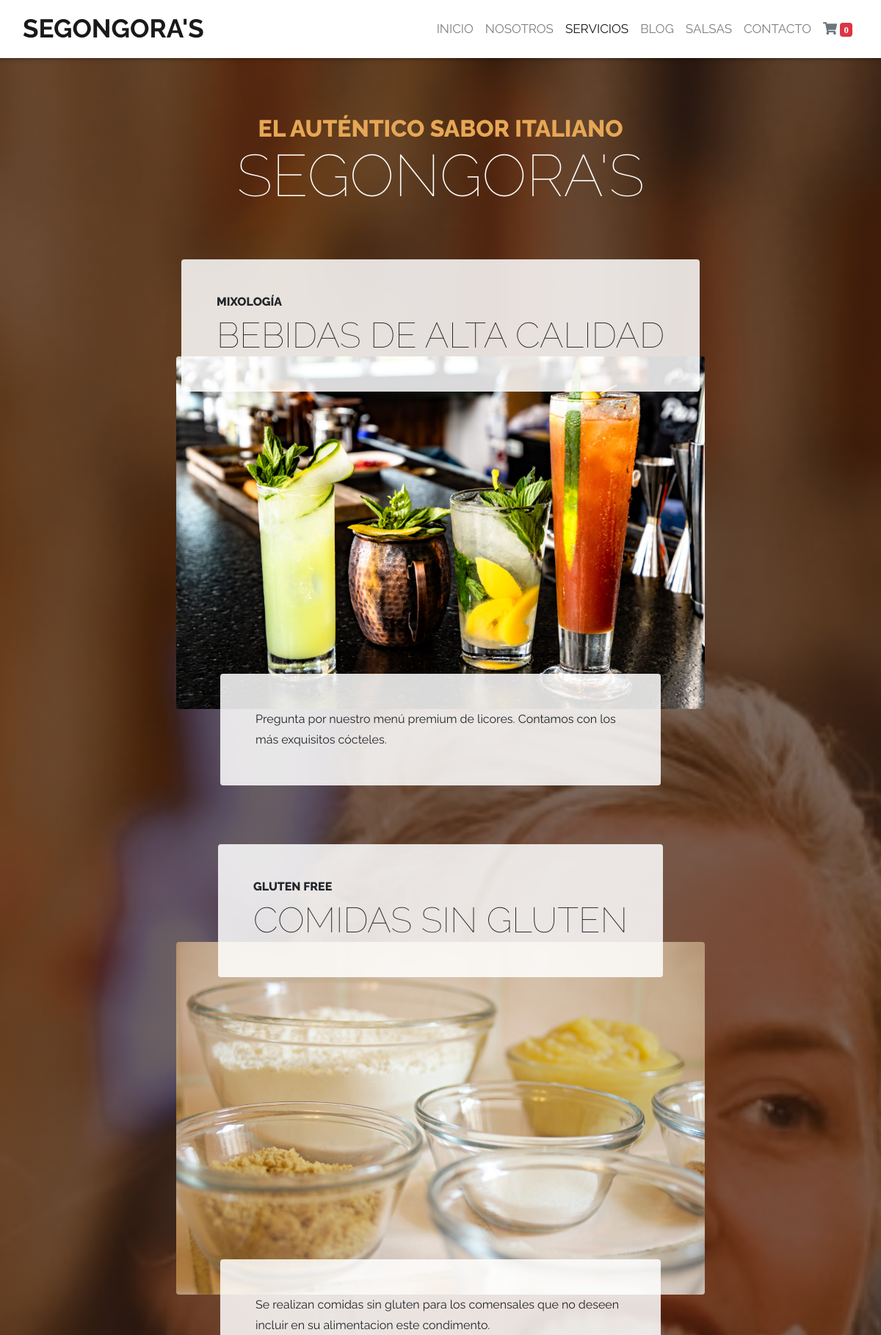
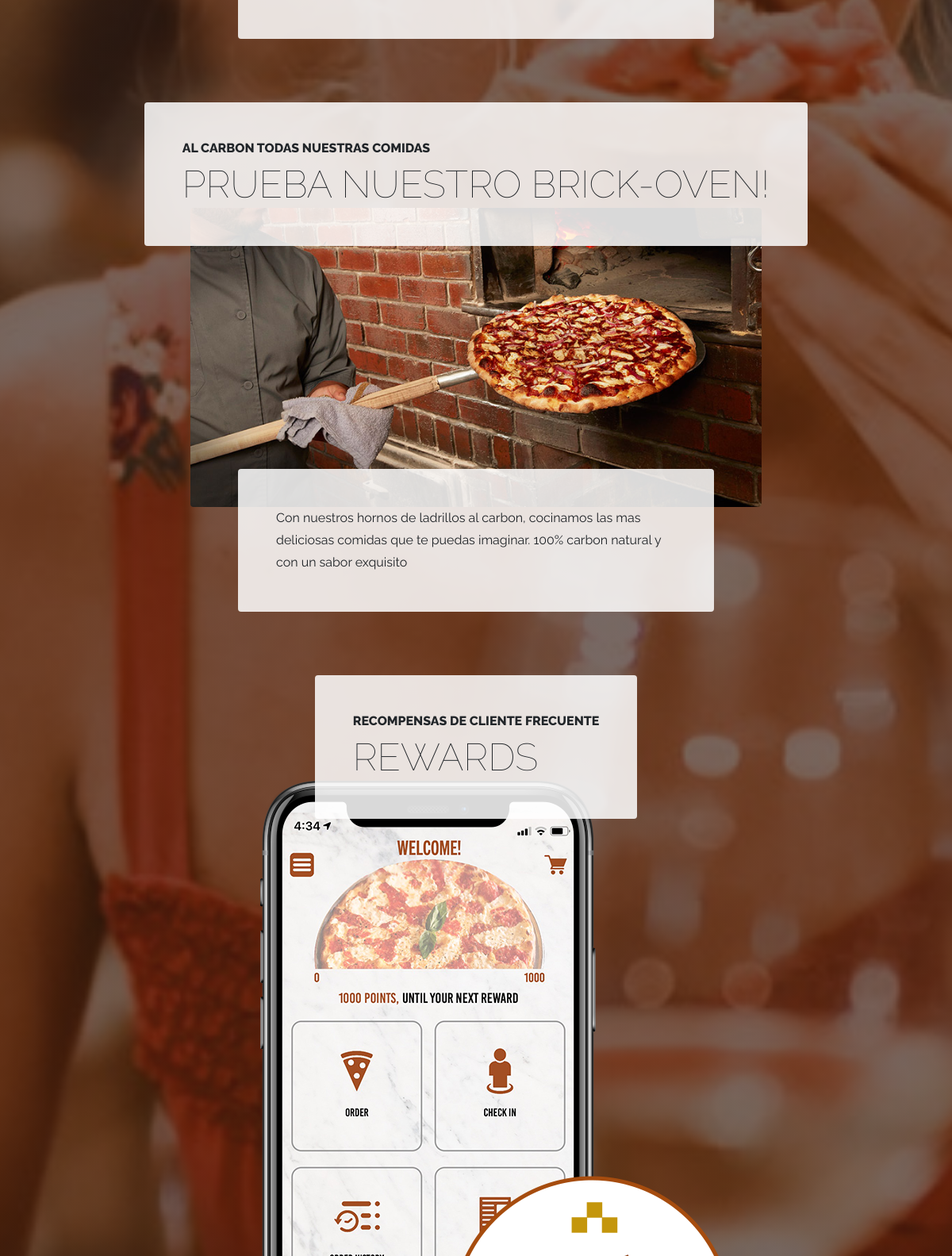
Page /services/ (upper part) on the committed database (2 pictures, top to bottom).
### Services/models.py (models this page shows, shortened)
class Service (models.Model):
   title = models.CharField(max_length=200, verbose_name="Título")
   subtitle = models.CharField(max_length=200, verbose_name="Subtítulo")
   description = models.TextField(verbose_name="Descripción")
   image = models.ImageField(verbose_name="Imagen", upload_to='Services')
   created = models.DateTimeField(
   auto_now_add=True, verbose_name="Fecha de creación")
   updated = models.DateTimeField(
   auto_now=True, verbose_name="Fecha de actualizacion")
   class Meta:
        verbose_name = "Service"
        verbose_name_plural = "Services"
        ordering = ['-created']  # lo ordena de manera descendiente

### Services/views.py (the view)
# urls.py: path('services/', views_services.services, name="services"),
def services(request):
    servs = Service.objects.all()
    return render(request, "Services/services.html", {"services": servs})

### pages/templatetags/pages_extra.py (called while the page is built)
@register.simple_tag
def get_page_list():
    pages = Page.objects.all()
    return pages

### Services/templates/Services/services.html (shortened to what this page needs)
{% extends 'core/base.html' %}
{% block content %}
{% load static %}
{% for service in services %}
    <section class="page-section">
        <div class="container">
          <div class="product-item">
            <div class="product-item-title d-flex">
              <div class=" bg-faded p-5 d-block mx-auto rounded">
                <h2 class="section-heading mb-0">
                  <span class="section-heading-upper">{{ service.title }}</span>
                  <span class="section-heading-lower">{{ service.subtitle }} </span>
                </h2>
              </div>
            </div>
            <img class="product-item-img mx-auto d-flex rounded img-fluid mb-3 mb-lg-0" src="{{ service.image.url }}" alt="">
            <div class="product-item-description d-block mx-auto">
              <div class="bg-faded p-5 rounded">
                <p class="mb-0">{{ service.description }}</p>
              </div>
            </div>
          </div>
        </div>
      </section>
{% endfor %}
{% endblock %}

### core/static/core/css/style.css (style rules this page uses)
body { font-family: "Raleway", sans-serif !important; background: linear-gradient(rgba(47, 23, 15, 0.65), rgba(47, 23, 15, 0.65)), url("../img/bg.jpg"); background-attachment: fixed; background-position: center; background-size: cover; }
img { border-radius: 10px !important; }
h1, h2, h3, h4, h5, h6 { font-family: "Raleway"; }
p { line-height: 1.75; }
.page-section { margin-top: 5rem; margin-bottom: 5rem; }
.section-heading { text-transform: uppercase; }
.section-heading .section-heading-upper { display: block; font-size: 1rem; font-weight: 800; padding-bottom: 0.5rem; }
.section-heading .section-heading-lower { display: block; font-size: 3rem; font-weight: 100; }
.bg-faded { background-color: rgba(255, 255, 255, 0.85); }
@media (min-width: 992px) { .product-item .product-item-title { position: relative; z-index: 1; margin-bottom: -3rem; } }
@media (min-width: 992px) { .product-item .product-item-img { position: relative; z-index: 0; max-width: 60vw; } }
@media (min-width: 992px) { .product-item .product-item-description { position: relative; z-index: 1; margin-top: -3rem; max-width: 50vw; } }

### rows in the picture
Service: title "MIXOLOGÍA", subtitle "BEBIDAS DE ALTA CALIDAD", image (picture), description "Pregunta por nuestro menú premium de licores. Contamos con los más exquisitos cócteles."
Service: title "GLUTEN FREE", subtitle "COMIDAS SIN GLUTEN", image (picture), description "Se realizan comidas sin gluten para los comensales que no deseen incluir en su alimentacion este condimento."
Service: title "AL CARBON TODAS NUESTRAS COMIDAS", subtitle "PRUEBA NUESTRO BRICK-OVEN!", image (picture), description "Con nuestros hornos de ladrillos al carbon, cocinamos las mas deliciosas comidas que te puedas imaginar. 100% carbon natural y con un sabor exquisito"
Service: title "RECOMPENSAS DE CLIENTE FRECUENTE", subtitle "REWARDS", image (picture)
